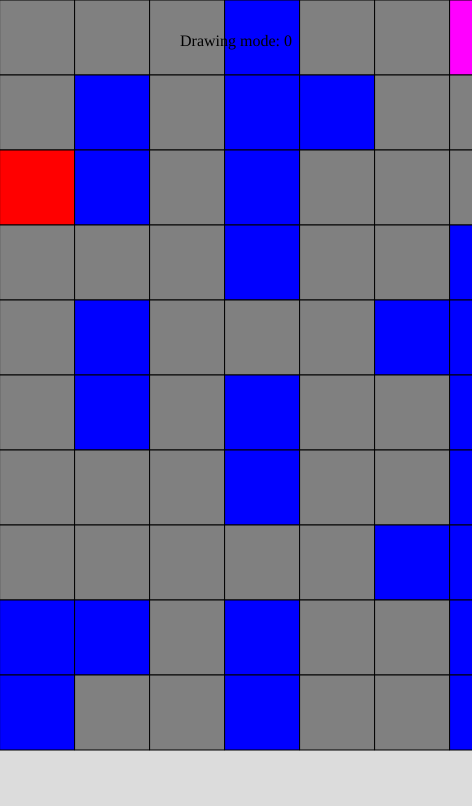
Frame 1 (no input)
Frame 60 (no input): identical to frame 1, image omitted
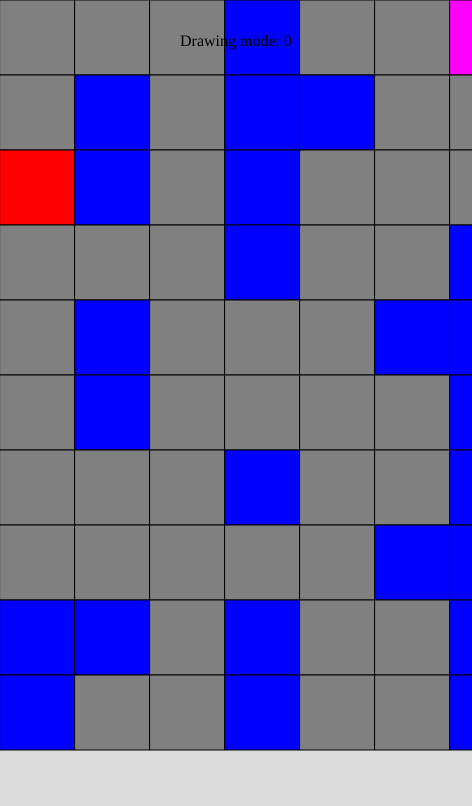
Frame 120 (the mouse pressed at the canvas centre since frame 60)

The p5.js sketch that drew these frames (run headless with seeded random() and noise() and a simulated clock; from frame 60 on, the mouse is pressed at the canvas centre):

// p5.js sketch
// ── sketch.js
class Rect {
    constructor(x, y, colour) {
        this.colour = colour
        this.x = x
        this.y = y
    }
    setColour(colour) {
        this.colour = colour
    }
    show () {
        fill(this.colour)
        rect(x*(window.innerWidth/2.54/10), y*(window.innerHeight/1.24/10), (window.innerWidth/2.54/10), (window.innerHeight/1.24/10))
    }
}
class Queue {
    constructor() {
        this.array = [];
    }
    enqueue(x){
        var x = x;
        this.array.push(x);
        return;
    }
    dequeue(){
        return this.array.shift();
    }
    length() {
        return this.array.length;
    }
    print() {
        console.log(this.array);
    }
    clear() {
        this.array = [];
    }
}
var type = 0;
var bfs = false;
var queue = new Queue();
var path = null;
var mode = null;
function setup() {
    let canv = createCanvas(window.innerWidth/2.54, window.innerHeight/1.24)
    canv.center("horizontal");
    canv.mousePressed(canvMousePressed);
    buttonRun = createButton("Run")
    buttonRun.position(0,0)
    buttonRun.mousePressed(callBFS)
    buttonClear = createButton("Clear")
    buttonClear.position(0,20)
    buttonClear.mousePressed(clearPen)
    buttonWall = createButton("Wall")
    buttonWall.position(0,40)
    buttonWall.mousePressed(wallPen)
    buttonStart = createButton("Start Point")
    buttonStart.position(0,60)
    buttonStart.mousePressed(startPen)
    buttonEnd = createButton("End Point")
    buttonEnd.position(0,80)
    buttonEnd.mousePressed(goalPen)
    buttonReset = createButton("Reset map")
    buttonReset.position(0,100)
    buttonReset.mousePressed(reset)
    mode = createP(("Drawing mode: " + String(type)), window.innerWidth/2, window.innerHeight/2);
    mode.center("horizontal")
}
function draw() {
    background(220)
    drawMatrix(graph)
    //mode.html("Drawing mode: " + String(type))
    if (bfs && queue.length() > 0){
        if (!path){
            pathFindBFS()
        }else{
            for (i = 1; i < path.length - 1; i++) {
                graph[path[i][0]][path[i][1]] = "+"
            }
            queue.clear();
            bfs = false;
        }
    } else if (bfs && !(queue.length() > 0)) {
        console.log("Couldn't find")
        bfs = false;
    }
}
function callBFS() {
    let startCoord = [0, 0];
    for(i = 0; i < graph.length; i++) {
        for (j = 0; j < graph[i].length; j++) {
            if (graph[i][j] == "O"){
                startCoord = [i, j];
                queue.enqueue([startCoord]);
                bfs = true;
            }
        }
    }
}

function canvMousePressed() {
    switch (type) {
        case 1:
            //mouseX mouse Y
            x = (mouseX - (mouseX % 75)) / 75
            y = (mouseY - (mouseY % 75)) / 75
            graph[y][x] = "#"
            break;
        case 2:
            x = (mouseX - (mouseX % 75)) / 75
            y = (mouseY - (mouseY % 75)) / 75
            for (i = 0; i < graph.length; i++) {
                for (j = 0; j < graph[0].length; j++) {
                    if (graph[i][j] == "O")
                        graph[i][j] = " ";
                }
            }
            graph[y][x] = "O"
            break;
        case 3:
            x = (mouseX - (mouseX % 75)) / 75
            y = (mouseY - (mouseY % 75)) / 75
            for (i = 0; i < graph.length; i++) {
                for (j = 0; j < graph[0].length; j++) {
                    if (graph[i][j] == "X")
                        graph[i][j] = " ";
                }
            }
            graph[y][x] = "X"
            break;
        default:
            x = (mouseX - (mouseX % 75)) / 75
            y = (mouseY - (mouseY % 75)) / 75
            graph[y][x] = " "
            break;
    }
}

function pathFindBFS () {
    curr = queue.dequeue();
    //check if the current position is a wall or already visited
    if (graph[curr[curr.length - 1][0]][curr[curr.length - 1][1]] == "." || graph[curr[curr.length - 1][0]][curr[curr.length - 1][1]] == "#")
        return
    //check if we have found a path
    if (graph[curr[curr.length - 1][0]][curr[curr.length - 1][1]] == "X") {
        path = curr
        return
    }
    if (graph[curr[curr.length - 1][0]][curr[curr.length - 1][1]] != "O")
        graph[curr[curr.length - 1][0]][curr[curr.length - 1][1]] = ".";
    let hasleft = curr[curr.length - 1][1] >= 1;
    let hasright = curr[curr.length - 1][1] < graph[0].length - 1;
    let hasbottom = curr[curr.length - 1][0] < graph.length - 1;
    let hastop = curr[curr.length - 1][0] >= 1;
    if (hasleft) {
        if (graph[curr[curr.length - 1][0]][curr[curr.length - 1][1] - 1] == " ")
            graph[curr[curr.length - 1][0]][curr[curr.length - 1][1] - 1] = "-";
        let side = Array.from(curr);
        side.push([curr[curr.length - 1][0], curr[curr.length - 1][1] - 1]);
        queue.enqueue(side);
    }
    if (hasleft && hastop) {
        if (graph[curr[curr.length - 1][0] - 1][curr[curr.length - 1][1] - 1] == " ")
            graph[curr[curr.length - 1][0] - 1][curr[curr.length - 1][1] - 1] = "-";
        let side1 = Array.from(curr);
        side1.push([curr[curr.length - 1][0] - 1, curr[curr.length - 1][1] - 1]);
        queue.enqueue(side1);
    }
    if (hasleft && hasbottom) {
        if (graph[curr[curr.length - 1][0] + 1][curr[curr.length - 1][1] - 1] == " ")
            graph[curr[curr.length - 1][0] + 1][curr[curr.length - 1][1] - 1] = "-";
        let side2 = Array.from(curr);
        side2.push([curr[curr.length - 1][0] + 1, curr[curr.length - 1][1] - 1]);
        queue.enqueue(side2);
    }
    if (hasright) {
        if (graph[curr[curr.length - 1][0]][curr[curr.length - 1][1] + 1] == " ")
            graph[curr[curr.length - 1][0]][curr[curr.length - 1][1] + 1] = "-";
        let side3 = Array.from(curr);
        side3.push([curr[curr.length - 1][0], curr[curr.length - 1][1] + 1]);
        queue.enqueue(side3);
    }
    if (hasright && hastop) {
        if (graph[curr[curr.length - 1][0] - 1][curr[curr.length - 1][1] + 1] == " ")
            graph[curr[curr.length - 1][0] - 1][curr[curr.length - 1][1] + 1] = "-";
        let side4 = Array.from(curr);
        side4.push([curr[curr.length - 1][0] - 1, curr[curr.length - 1][1] + 1]);
        queue.enqueue(side4);
    }
    if (hasright && hasbottom) {
        if (graph[curr[curr.length - 1][0] + 1][curr[curr.length - 1][1] + 1] == " ")
            graph[curr[curr.length - 1][0] + 1][curr[curr.length - 1][1] + 1] = "-";
        let side5 = Array.from(curr);
        side5.push([curr[curr.length - 1][0] + 1, curr[curr.length - 1][1] + 1]);
        queue.enqueue(side5);
    }
    if (hastop) {
        if (graph[curr[curr.length - 1][0] - 1][curr[curr.length - 1][1]] == " ")
            graph[curr[curr.length - 1][0] - 1][curr[curr.length - 1][1]] = "-";
        let side6 = Array.from(curr);
        side6.push([curr[curr.length - 1][0] - 1, curr[curr.length - 1][1]]);
        queue.enqueue(side6);
    }
    if (hasbottom) {
        if (graph[curr[curr.length - 1][0] + 1][curr[curr.length - 1][1] - 1] == " ")
            graph[curr[curr.length - 1][0] + 1][curr[curr.length - 1][1] - 1] = "-";
        let side7 = Array.from(curr);
        side7.push([curr[curr.length - 1][0] + 1, curr[curr.length - 1][1]]);
        queue.enqueue(side7);
    }
};

var graph = [[" ", "", " ", "#", " ", " ", "O", " ", " ", "#"],
                [" ", "#", " ", "#", "#", " ", " ", " #", "#", "#"],
                ["X", "#", " ", "#", " ", " ", " ", " ", " ", "#"],
                [" ", " ", " ", "#", " ", " ", "#", " ", " ", "#"],
                [" ", "#", " ", " ", " ", "#", "#", " ", " ", "#"],
                [" ", "#", " ", "#", " ", " ", "#", " ", " ", "#"],
                [" ", " ", " ", "#", " ", " ", "#", " ", " ", "#"],
                [" ", " ", " ", " ", " ", "#", "#", " ", " ", "#"],
                ["#", "#", " ", "#", " ", " ", "#", " ", " ", "#"],
                ["#", " ", " ", "#", " ", " ", "#", " ", "#", "#"]];

function drawMatrix(graph) {
    for (i = 0; i < graph.length; i++) {
        for (j = 0; j < graph[0].length; j++) {
            switch (String(graph[i][j])) {
                case "#":
                    fill("blue")
                    break;
                case ".":
                    fill("green")
                    break;
                case "X":
                    fill("red")
                    break;
                case "O":
                    fill("magenta")
                    break;
                case "+":
                    fill("cyan")
                    break;
                case "-":
                    fill("yellow")
                    break;
                default:
                    fill("grey")
                    break;
            }
            rect(j*75, i*75, 75, 75)
        }
    }
}
function windowResized() {
    resizeCanvas(window.innerWidth/2.54, window.innerHeight/1.24);
}
function wallPen() {
    type = 1;
}
function startPen() {
    type = 2;
}
function goalPen() {
    type = 3;
}
function clearPen() {
    type = 0;
}
function reset() {
    path = null;
    queue.clear()
    for (i = 0; i < graph.length; i++) {
        for (j = 0; j < graph[0].length; j++) {
            if (graph[i][j] == "." || graph[i][j] == "+" || graph[i][j] == "-")
                graph[i][j] = " ";
        }
    }
}
// ── visualiser.html
<html>
<head>
	<link rel="stylesheet" href="../css/main.css"></link>
	<script src="https://ajax.googleapis.com/ajax/libs/jquery/3.5.1/jquery.min.js"></script>
	<link rel="stylesheet" href="https://maxcdn.bootstrapcdn.com/bootstrap/4.0.0/css/bootstrap.min.css" integrity="sha384-Gn5384xqQ1aoWXA+058RXPxPg6fy4IWvTNh0E263XmFcJlSAwiGgFAW/dAiS6JXm" crossorigin="anonymous">
	<script src="https://cdnjs.cloudflare.com/ajax/libs/p5.js/0.10.2/p5.js"></script>
	<script src="sketch.js"></script>
</head>
<body>
	<nav class="navbar navbar-expand-lg fixed-top">
			<a class="navbar-brand" href="../index.html#">Ken Lin</a>
			<button class="navbar-toggler" type="button" data-toggle="collapse" data-target="#navbarColor02" aria-controls="navbarColor02" aria-expanded="false" aria-label="Toggle navigation">
				<span class="navbar-toggler-icon"></span> 
			</button>

			<div class="collapse navbar-collapse" id="navbarColor02">
				<ul class="navbar-nav mr-auto">
					<li class="nav-item">
						<a class="nav-link" href="../index.html#">Home</a>
					</li>
					<li class="nav-item active">
						<a class="nav-link" href="../index.html#projects">Projects
							<span class="sr-only">(current)</span>
						</a>
					</li>
					<li class="nav-item">
						<a class="nav-link" href="../index.html#cv">CV</a>
					</li>
					<li class="nav-item">
						<a class="nav-link" href="../index.html#contacts">Contacts</a>
					</li>
				</ul>
		</nav>
</body>
</html>
